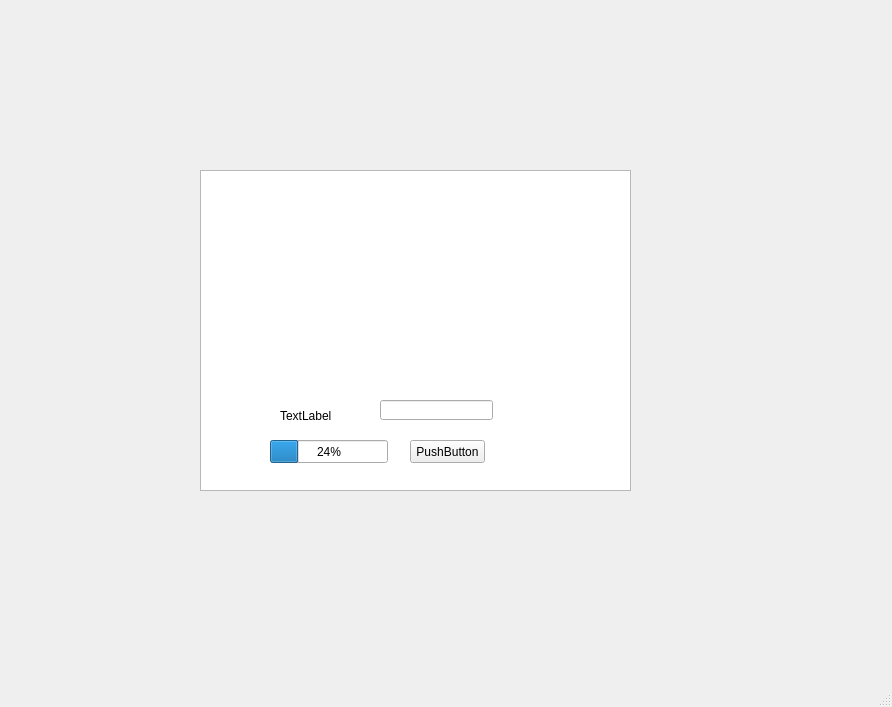
<?xml version="1.0" encoding="UTF-8"?>
<ui version="4.0">
 <class>MainWindow</class>
 <widget class="QMainWindow" name="MainWindow">
  <property name="geometry">
   <rect>
    <x>0</x>
    <y>0</y>
    <width>892</width>
    <height>707</height>
   </rect>
  </property>
  <property name="windowTitle">
   <string>MainWindow</string>
  </property>
  <widget class="QWidget" name="centralwidget">
   <widget class="QTextBrowser" name="textBrowser">
    <property name="geometry">
     <rect>
      <x>200</x>
      <y>170</y>
      <width>431</width>
      <height>321</height>
     </rect>
    </property>
   </widget>
   <widget class="QLabel" name="label">
    <property name="geometry">
     <rect>
      <x>280</x>
      <y>410</y>
      <width>54</width>
      <height>12</height>
     </rect>
    </property>
    <property name="text">
     <string>TextLabel</string>
    </property>
   </widget>
   <widget class="QLineEdit" name="lineEdit">
    <property name="geometry">
     <rect>
      <x>380</x>
      <y>400</y>
      <width>113</width>
      <height>20</height>
     </rect>
    </property>
   </widget>
   <widget class="QProgressBar" name="progressBar">
    <property name="geometry">
     <rect>
      <x>270</x>
      <y>440</y>
      <width>118</width>
      <height>23</height>
     </rect>
    </property>
    <property name="value">
     <number>24</number>
    </property>
   </widget>
   <widget class="QPushButton" name="pushButton">
    <property name="geometry">
     <rect>
      <x>410</x>
      <y>440</y>
      <width>75</width>
      <height>23</height>
     </rect>
    </property>
    <property name="text">
     <string>PushButton</string>
    </property>
   </widget>
  </widget>
  <widget class="QMenuBar" name="menubar">
   <property name="geometry">
    <rect>
     <x>0</x>
     <y>0</y>
     <width>892</width>
     <height>23</height>
    </rect>
   </property>
  </widget>
  <widget class="QStatusBar" name="statusbar"/>
 </widget>
 <resources/>
 <connections/>
</ui>
